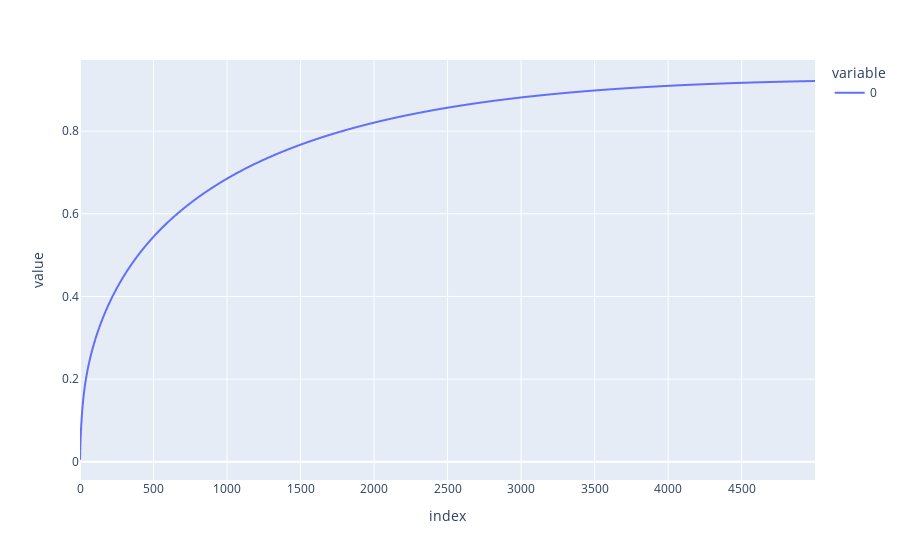

The cell this chart's notebook holds for it:
### Code cell
px.line(np.cumsum(dimr.explained_variance_))

### Figure 1 — Plotly figure (JSON) as saved in the notebook; plotly's stock layout.template omitted (floating-point values rounded to 4 significant figures; data arrays with more than 128 entries replaced by an {"elided": "..."} marker saying what was removed)
{"data": [{"hovertemplate": "variable=0<br>index=%{x}<br>value=%{y}<extra></extra>", "legendgroup": "0", "line": {"color": "#636efa", "dash": "solid"}, "mode": "lines", "name": "0", "showlegend": true, "type": "scattergl", "x": {"elided": "5000 int values"}, "xaxis": "x", "y": {"elided": "5000 float values"}, "yaxis": "y"}], "layout": {"legend": {"title": {"text": "variable"}, "tracegroupgap": 0}, "margin": {"t": 60}, "xaxis": {"anchor": "y", "domain": [0, 1], "title": {"text": "index"}}, "yaxis": {"anchor": "x", "domain": [0, 1], "title": {"text": "value"}}}}
